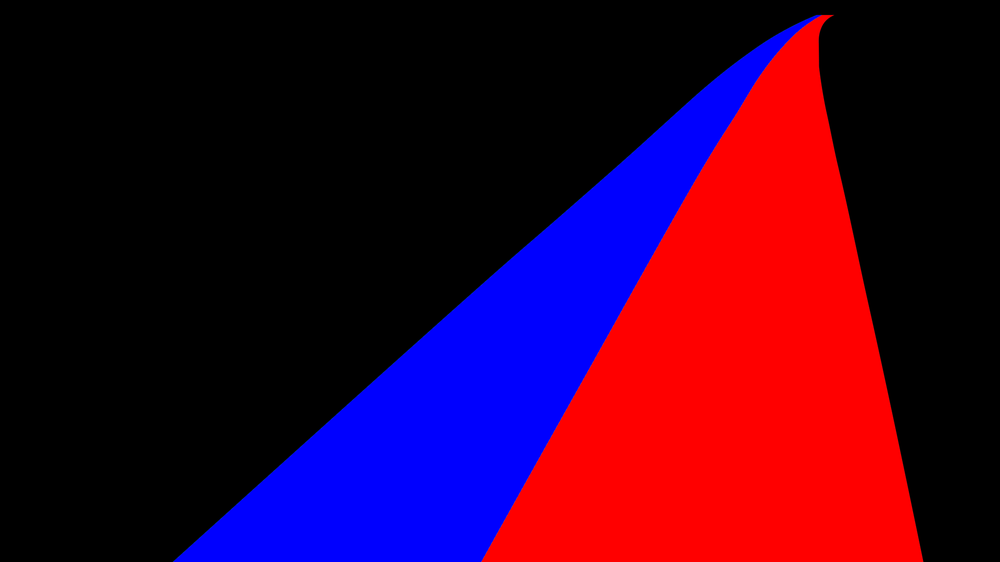
#> input picture 2. online_MTMC/preliminary/devied_zones/41.png, 1000 x 562 px, shrunk from 1920 x 1080 before the run
$ python '强化红蓝色背景.py'
#> lines starting #> are read from the running program, lines starting #| are printed output that depends on the picture; after the words box and inside, x2 and y2 are one past the last pixel; in counts of white or black regions, pixels touching at a corner belong together
import cv2
import numpy as np

def enhance_red_blue(image):
    # 将图像转换为RGB颜色空间
    rgb_image = cv2.cvtColor(image, cv2.COLOR_BGR2RGB)

    # 定义红色和蓝色的阈值
    red_threshold = 200
    blue_threshold = 200

    # 创建红色和蓝色的掩码
    red_mask = (rgb_image[:,:,0] > red_threshold) & (rgb_image[:,:,1] < 120) & (rgb_image[:,:,2] < 120)
    blue_mask = (rgb_image[:,:,2] > blue_threshold) & (rgb_image[:,:,0] < 120) & (rgb_image[:,:,1] < 120)

    # 强化红色和蓝色
    rgb_image[red_mask] = [255, 0, 0]  # 纯红色
    rgb_image[blue_mask] = [0, 0, 255]  # 纯蓝色

    # 将图像转换回BGR颜色空间
    enhanced_image = cv2.cvtColor(rgb_image, cv2.COLOR_RGB2BGR)

    return enhanced_image

if __name__ == "__main__":
    image = cv2.imread("./41.png")
#> image is the input picture: shape (562, 1000, 3); mean B, G, R 38.9, 0.1, 56.9
    enhanced = enhance_red_blue(image)
#> in enhance_red_blue, `red_mask = (rgb_image[:,:,0] > red_threshold) & (rgb_image[:,:,1] < 12..`:
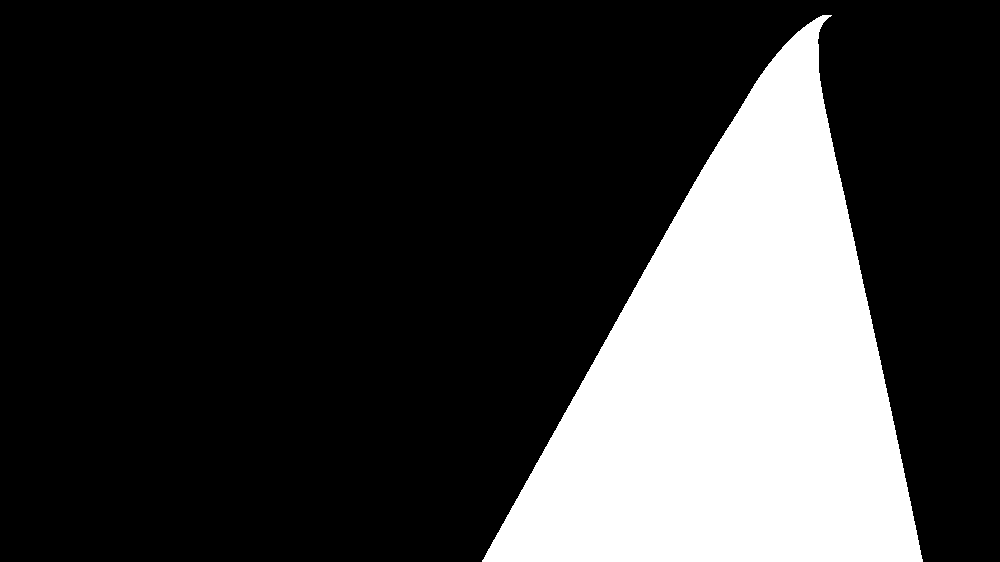
#> red_mask: shape (562, 1000) bool; 22.3% white; 1 white region, box (x1, y1, x2, y2) and area: (482, 15, 923, 562) 125051
#> in enhance_red_blue, `blue_mask = (rgb_image[:,:,2] > blue_threshold) & (rgb_image[:,:,0] < ..`: blue_mask: shape (562, 1000) bool; 15.2% white; 1 white region, box (x1, y1, x2, y2) and area: (174, 15, 820, 562) 85405
#> in enhance_red_blue, `rgb_image[red_mask] = [255, 0, 0]`: rgb_image: shape (562, 1000, 3); mean R, G, B 56.9, 0.1, 38.9
#> in enhance_red_blue, `rgb_image[blue_mask] = [0, 0, 255]`: rgb_image: shape (562, 1000, 3); mean R, G, B 56.9, 0, 39
    cv2.imwrite("./41.png", enhanced)

    image = cv2.imread("./42.png")
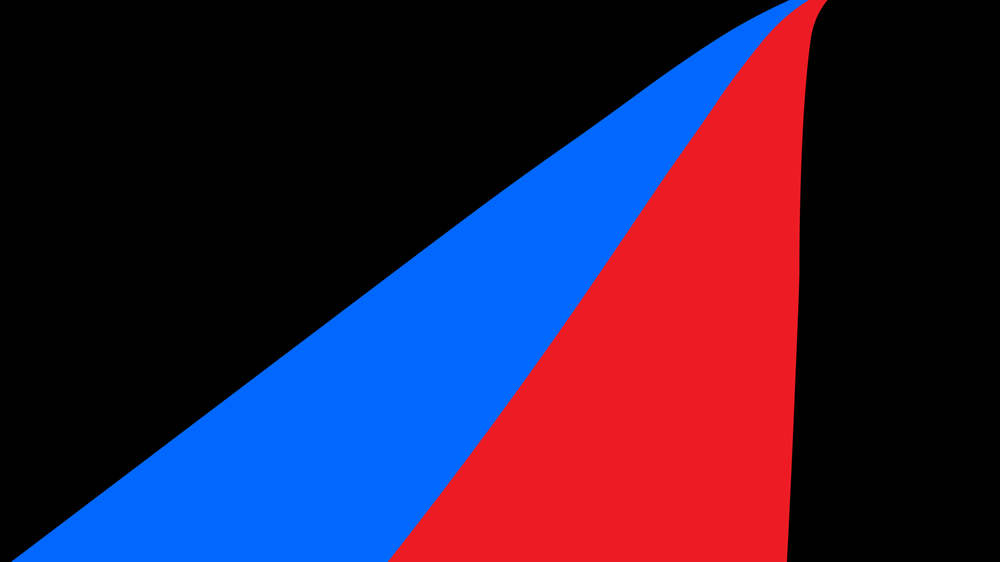
#> input picture 2. online_MTMC/preliminary/devied_zones/42.png, 1000 x 562 px, shrunk from 1920 x 1080 before the run
#> image is the input picture: shape (562, 1000, 3); mean B, G, R 60.2, 27.3, 48.9
    enhanced = enhance_red_blue(image)
#> in enhance_red_blue (call 2), `red_mask = (rgb_image[:,:,0] > red_threshold) & (rgb_image[:,:,1] < 12..`: red_mask: shape (562, 1000) bool; 20.5% white; 1 white region, box (x1, y1, x2, y2) and area: (389, 0, 827, 562) 115468
#> in enhance_red_blue (call 2), `blue_mask = (rgb_image[:,:,2] > blue_threshold) & (rgb_image[:,:,0] < ..`: blue_mask: shape (562, 1000) bool; 20.6% white; 1 white region, box (x1, y1, x2, y2) and area: (12, 0, 807, 562) 115912
    cv2.imwrite("./42.png", enhanced)

    image = cv2.imread("./43.png")
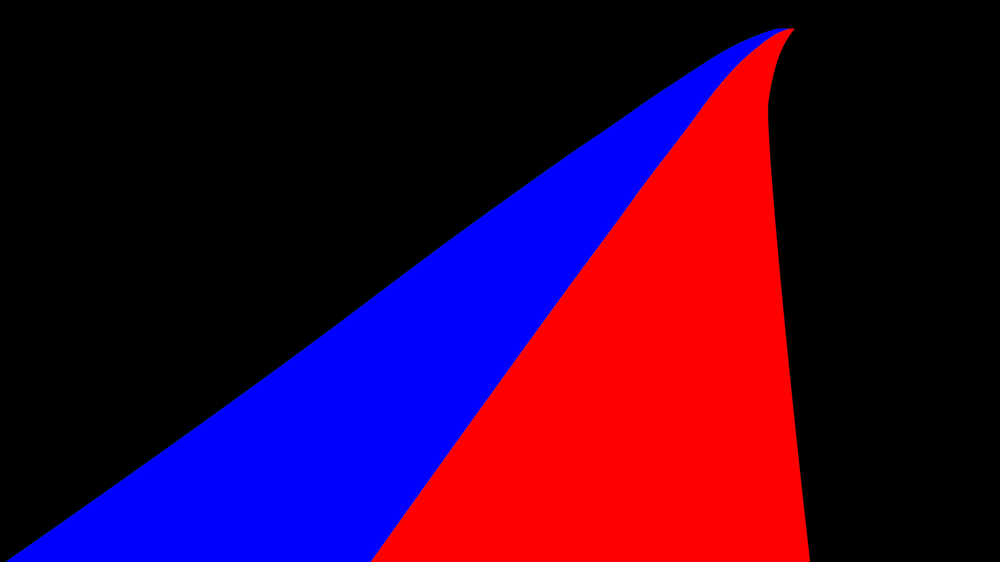
#> input picture 2. online_MTMC/preliminary/devied_zones/43.png, 1000 x 562 px, shrunk from 1920 x 1080 before the run
#> image is the input picture: shape (562, 1000, 3); mean B, G, R 45.3, 0.1, 53.4
    enhanced = enhance_red_blue(image)
#> in enhance_red_blue (call 3), `red_mask = (rgb_image[:,:,0] > red_threshold) & (rgb_image[:,:,1] < 12..`: red_mask: shape (562, 1000) bool; 20.9% white; 1 white region, box (x1, y1, x2, y2) and area: (371, 29, 810, 562) 117277
#> in enhance_red_blue (call 3), `blue_mask = (rgb_image[:,:,2] > blue_threshold) & (rgb_image[:,:,0] < ..`: blue_mask: shape (562, 1000) bool; 17.7% white; 1 white region, box (x1, y1, x2, y2) and area: (7, 29, 786, 562) 99460
#> in enhance_red_blue (call 3), `rgb_image[red_mask] = [255, 0, 0]`: rgb_image: shape (562, 1000, 3); mean R, G, B 53.4, 0.1, 45.3
#> in enhance_red_blue (call 3), `rgb_image[blue_mask] = [0, 0, 255]`: rgb_image: shape (562, 1000, 3); mean R, G, B 53.4, 0.1, 45.4
    cv2.imwrite("./43.png", enhanced)

    image = cv2.imread("./44.png")
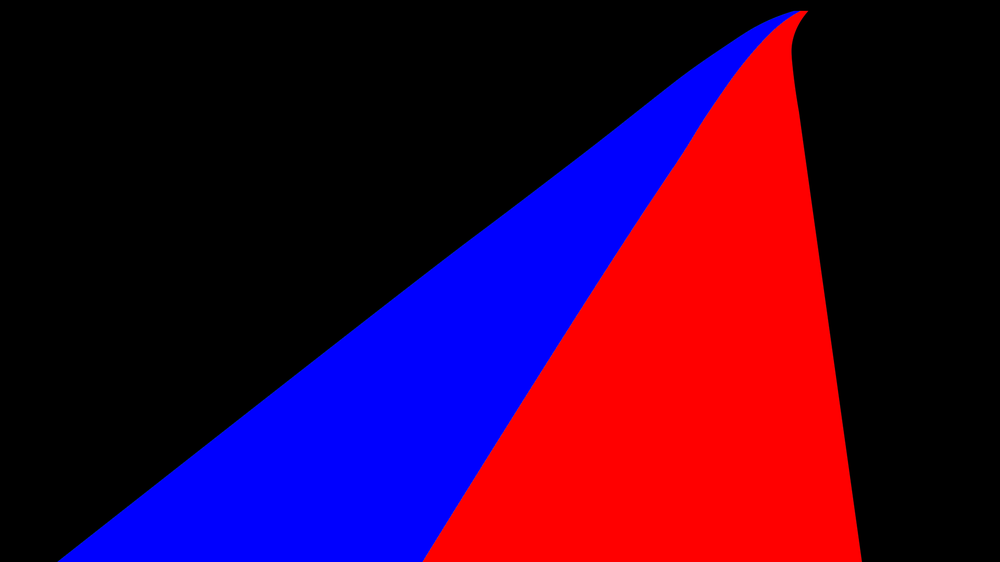
#> input picture 2. online_MTMC/preliminary/devied_zones/44.png, 1000 x 562 px, shrunk from 1920 x 1080 before the run
#> image is the input picture: shape (562, 1000, 3); mean B, G, R 46.6, 0.1, 56.6
    enhanced = enhance_red_blue(image)
#> in enhance_red_blue (call 4), `red_mask = (rgb_image[:,:,0] > red_threshold) & (rgb_image[:,:,1] < 12..`: red_mask: shape (562, 1000) bool; 22.1% white; 1 white region, box (x1, y1, x2, y2) and area: (423, 11, 861, 562) 124268
#> in enhance_red_blue (call 4), `blue_mask = (rgb_image[:,:,2] > blue_threshold) & (rgb_image[:,:,0] < ..`: blue_mask: shape (562, 1000) bool; 18.2% white; 1 white region, box (x1, y1, x2, y2) and area: (58, 11, 799, 562) 102255
#> in enhance_red_blue (call 4), `rgb_image[red_mask] = [255, 0, 0]`: rgb_image: shape (562, 1000, 3); mean R, G, B 56.6, 0.1, 46.6
#> in enhance_red_blue (call 4), `rgb_image[blue_mask] = [0, 0, 255]`: rgb_image: shape (562, 1000, 3); mean R, G, B 56.6, 0.1, 46.6
    cv2.imwrite("./44.png", enhanced)

    image = cv2.imread("./45.png")
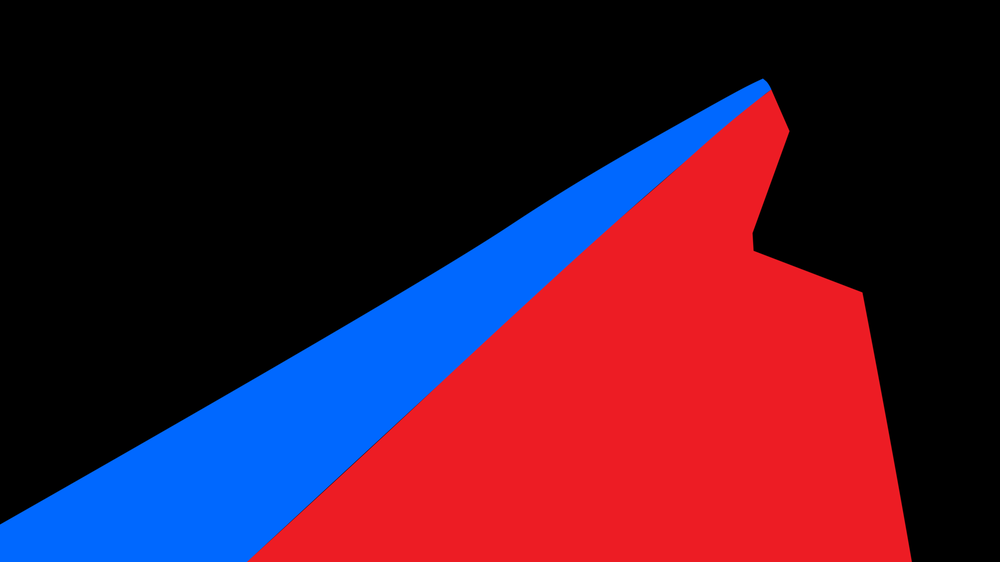
#> input picture 2. online_MTMC/preliminary/devied_zones/45.png, 1000 x 562 px, shrunk from 1920 x 1080 before the run
#> image is the input picture: shape (562, 1000, 3); mean B, G, R 44.8, 22.1, 67.1
    enhanced = enhance_red_blue(image)
#> in enhance_red_blue (call 5), `red_mask = (rgb_image[:,:,0] > red_threshold) & (rgb_image[:,:,1] < 12..`: red_mask: shape (562, 1000) bool; 28.2% white; 1 white region, box (x1, y1, x2, y2) and area: (248, 90, 911, 562) 158665
#> in enhance_red_blue (call 5), `blue_mask = (rgb_image[:,:,2] > blue_threshold) & (rgb_image[:,:,0] < ..`: blue_mask: shape (562, 1000) bool; 13.5% white; 1 white region, box (x1, y1, x2, y2) and area: (0, 79, 771, 562) 75882
#> in enhance_red_blue (call 5), `rgb_image[blue_mask] = [0, 0, 255]`: rgb_image: shape (562, 1000, 3); mean R, G, B 72.2, 0.1, 34.7
    cv2.imwrite("./45.png", enhanced)

    image = cv2.imread("./46.png")
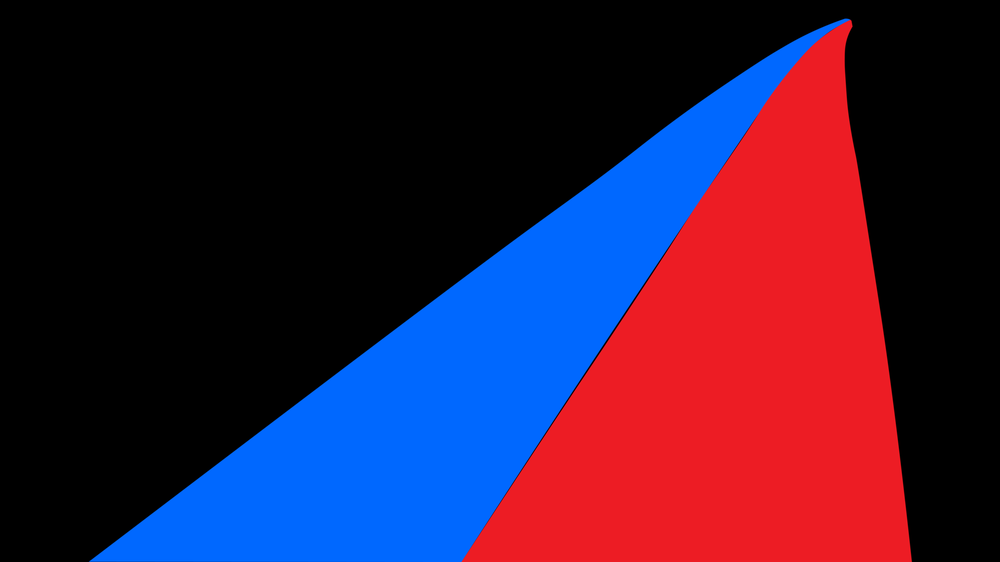
#> input picture 2. online_MTMC/preliminary/devied_zones/46.png, 1000 x 562 px, shrunk from 1920 x 1080 before the run
#> image is the input picture: shape (562, 1000, 3); mean B, G, R 55.4, 25.6, 53.7
    enhanced = enhance_red_blue(image)
#> in enhance_red_blue (call 6), `red_mask = (rgb_image[:,:,0] > red_threshold) & (rgb_image[:,:,1] < 12..`: red_mask: shape (562, 1000) bool; 22.6% white; 1 white region, box (x1, y1, x2, y2) and area: (462, 20, 911, 562) 126786
#> in enhance_red_blue (call 6), `blue_mask = (rgb_image[:,:,2] > blue_threshold) & (rgb_image[:,:,0] < ..`: blue_mask: shape (562, 1000) bool; 18.5% white; 1 white region, box (x1, y1, x2, y2) and area: (90, 19, 849, 562) 103790
#> in enhance_red_blue (call 6), `rgb_image[blue_mask] = [0, 0, 255]`:
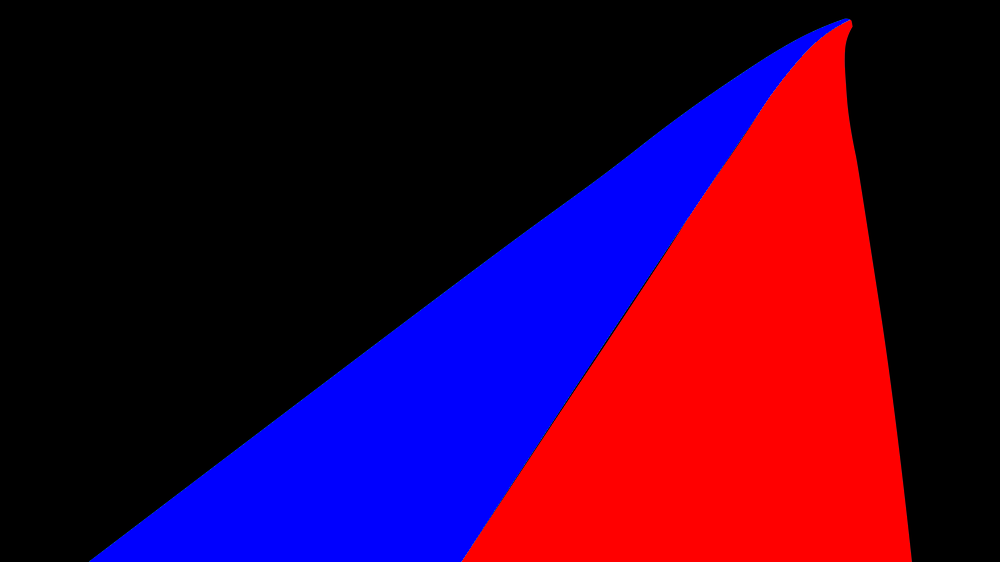
#> rgb_image: shape (562, 1000, 3); mean R, G, B 57.7, 0.1, 47.4
    cv2.imwrite("./46.png", enhanced)
